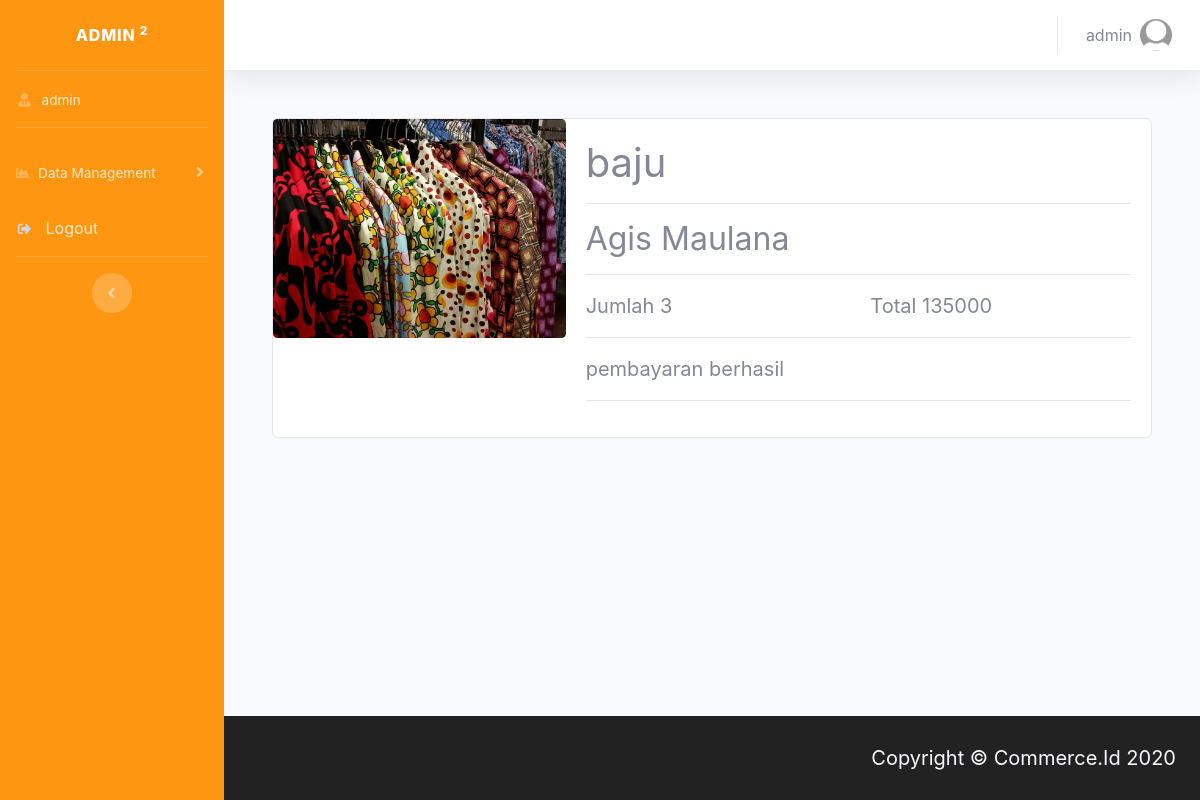
/php/admin/detailtransaksi.php?id=3 (signed in), run on the app's committed database.
### tables this page shows
CREATE TABLE `user` (
  `id` int(11) NOT NULL,
  `nama` varchar(225) NOT NULL,
  `email` varchar(225) NOT NULL,
  `password` varchar(225) NOT NULL,
  `image` varchar(225) NOT NULL,
  `role_id` int(11) NOT NULL,
  `address` text NOT NULL
);

CREATE TABLE `transaksi` (
  `id` int(11) NOT NULL,
  `produk_id` int(11) NOT NULL,
  `user_id` int(11) NOT NULL,
  `jumlah_beli` int(11) NOT NULL,
  `total` double NOT NULL,
  `status_id` int(11) NOT NULL,
  `bukti_pembayaran` varchar(225) NOT NULL,
  `tanggal` date NOT NULL
);

CREATE TABLE `produk` (
  `id` int(11) NOT NULL,
  `kode_produk` varchar(225) NOT NULL,
  `nama_produk` varchar(225) NOT NULL,
  `image` varchar(225) NOT NULL,
  `id_kategori` int(11) NOT NULL,
  `harga` varchar(225) NOT NULL,
  `stok` int(11) NOT NULL,
  `kondisi` varchar(225) NOT NULL,
  `deskripsi` text NOT NULL,
  `tanggal` date NOT NULL
);

CREATE TABLE `status` (
  `id` int(11) NOT NULL,
  `nama` varchar(225) NOT NULL
);

### php/template/user.php (called while the page is built)
<?php
   include "../logic/logickoneksi.php";
   $email = $_SESSION['login'];
   $user = mysqli_query($conn,"SELECT * FROM user WHERE email = '$email'");
   $datauser = mysqli_fetch_assoc($user);
?>

### php/logic/logictransaksi2.php (called while the page is built)
<?php
$id = $_GET['id'];
$transaksis = mysqli_query($conn,"SELECT produk.*,kategori.nama as namakategori,transaksi.total as total,                                           transaksi.id as id_transaksi,user.nama as nama_user,                                                       transaksi.jumlah_beli as jumlah,status.nama as status,status.id as                                         id_status
                                 FROM transaksi INNER JOIN produk ON produk.id = transaksi.produk_id INNER      JOIN kategori ON produk.id_kategori = kategori.id INNER JOIN user ON      user.id = transaksi.user_id INNER JOIN status ON status.id =              transaksi.status_id
                                 WHERE transaksi.id = '$id'");
$transaksi = mysqli_fetch_assoc($transaksis);
?>

### php/admin/detailtransaksi.php (the view, shortened to what this page needs)
<?php
include "../template/templateheaderadmin.php";
include "../template/templatesidebar.php";
include "../logic/logictransaksi2.php";
?>
    <div id="content-wrapper" class="d-flex flex-column">
      <div id="content">
        <?php
          include "../template/navbar.php";
        ?>
        <div class="container-fluid">
        <div class="container mt-5">
            <div class="card mb-3" style="max-width: 1040px;">
            <div class="row no-gutters">
                <div class="col-md-4">
                <img src="../../img/produk/<?= $transaksi['image'];?>" class="card-img" style="width:100%;">
                </div>
                <div class="col-md-8">
                <div class="card-body">
                    <h1 class="card-title"><?= $transaksi['nama_produk']?></h1>
                    <hr>
                    <h2 class="card-text"><?= $transaksi['nama_user'];?></h2>
                    <hr>
                    <div class="card-text row" style="font-size:20px;">
                        <div class="col-md">Jumlah <?= $transaksi['jumlah']?></div>
                        <div class="col-md">Total <?= $transaksi['total'];?></div>
                    </div>
                    <hr>
                    <div class="card-text" style="font-size:20px;"><?= $transaksi['status']?></div>
                    <hr>
                </div>
                </div>
            </div>
            </div>
        </div>
        </div>
      </div>
<?php
    include "../template/footer.php";
    include "../template/templatefooter.php";
?>

### php/template/templatesidebar.php (shortened to what this page needs)
<?php
include "../template/user.php";
?>
<ul class="navbar-nav sidebar sidebar-dark accordion" id="accordionSidebar" style="background:#fe9612;">
<a class="sidebar-brand d-flex align-items-center justify-content-center" href="../admin/admin.php">
    <div class="sidebar-brand-text mx-3">Admin <sup>2</sup></div>
</a>
<hr class="sidebar-divider my-0">
<li class="nav-item">
    <a class="nav-link" href="#">
    <i class="fas fa-fw fa-user-tie"></i>
    <span><?= $datauser['nama'];?></span></a>
</li>
<hr class="sidebar-divider">
<li class="nav-item">
    <a class="nav-link collapsed" href="#" data-toggle="collapse" data-target="#collapseUtilities" aria-expanded="true" aria-controls="collapseUtilities">
    <i class="fas fa-chart-area"></i>
    <span>Data Management</span>
    </a>
</li>
<li class="nav-item">
    <a class="nav-link collapsed" href="#" data-toggle="modal" data-target="#logoutModal">
    <i class="fas fa-sign-out-alt fa-sm fa-fw mr-2 text-gray-400"></i>
    Logout
    </a>
</li>
<hr class="sidebar-divider d-none d-md-block">
<div class="text-center d-none d-md-inline">
    <button class="rounded-circle border-0" id="sidebarToggle"></button>
</div>
</ul>

### php/template/navbar.php (shortened to what this page needs)
<nav class="navbar navbar-expand navbar-light bg-white topbar mb-4 static-top shadow">
  <ul class="navbar-nav">
  <li class="nav-item dropdown no-arrow">
    <a class="nav-link dropdown-toggle" href="#" id="userDropdown" role="button" data-toggle="dropdown" aria-haspopup="true" aria-expanded="false">
      <span class="mr-2 d-none d-lg-inline text-gray-600 "><?= $datauser['nama'];?></span>
      <img class="img-profile rounded-circle" src="../../img/profile/default.jpeg">
    </a>
  </li>
</ul>
</nav>

### data on the page
user: nama "admin"
transaksi: produk.image (picture), produk.nama_produk "baju", user.nama "Agis Maulana", jumlah_beli "3", total "135000", status.nama "pembayaran berhasil"
